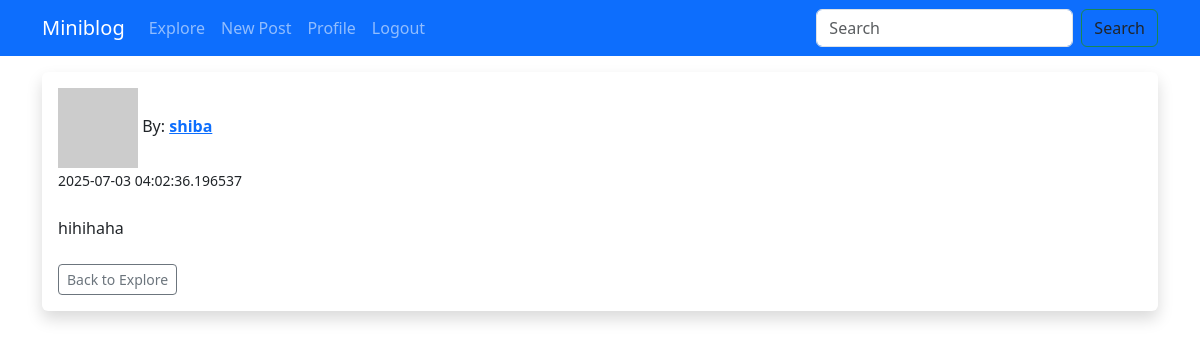
/posts/2 (signed in), run on the app's committed database.
### app/models.py (models this page shows, shortened)
class User(UserMixin, db.Model):
    id: so.Mapped[int] = so.mapped_column(primary_key=True)
    username: so.Mapped[str] = so.mapped_column(sa.String(64), index=True,
                                                unique=True)
    email: so.Mapped[str] = so.mapped_column(sa.String(120), index=True,
                                             unique=True)
    password_hash: so.Mapped[Optional[str]] = so.mapped_column(sa.String(256))
    about_me: so.Mapped[Optional[str]] = so.mapped_column(sa.String(140))
    last_seen: so.Mapped[Optional[datetime]] = so.mapped_column(
        default=lambda: datetime.now(timezone.utc))
    posts: so.WriteOnlyMapped['Post'] = so.relationship(
        back_populates='author')
    is_approved: so.Mapped[bool] = so.mapped_column(default=False)
    role: so.Mapped[str] = so.mapped_column(sa.String(20), default='user')
    def avatar(self, size):
        digest = md5(self.email.lower().encode('utf-8')).hexdigest()
        return f'https://www.gravatar.com/avatar/{digest}?d=identicon&s={size}'
    def is_admin(self) ->bool:
        return self.role == 'admin'

class Post(db.Model):
    id: so.Mapped[int] = so.mapped_column(primary_key=True)
    body: so.Mapped[str] = so.mapped_column(sa.String(140))
    timestamp: so.Mapped[datetime] = so.mapped_column(
        index=True, default=lambda: datetime.now(timezone.utc))
    user_id: so.Mapped[int] = so.mapped_column(sa.ForeignKey(User.id),
                                               index=True)
    author: so.Mapped[User] = so.relationship(back_populates='posts')

### app/routes.py (the view)
@app.route('/posts/<int:id>')
@login_required
def post(id):
    post = Post.query.get_or_404(id)
    return render_template('_post.html', post=post)

### app/forms.py
class SearchForm(FlaskForm):
    searched = StringField('Searched', validators=[DataRequired()])
    submit = SubmitField('Submit')

### app/models.py (called while the page is built)
@login.user_loader
def load_user(id):
    return db.session.get(User, int(id))

### app/routes.py (called while the page is built)
@app.before_request
def before_request():
    if current_user.is_authenticated:
        current_user.last_seen = datetime.now(timezone.utc)
        db.session.commit()

@app.context_processor
def base():
    form = SearchForm()
    return dict(form=form)

### app/templates/_post.html (shortened to what this page needs)
{% extends "base.html" %}
{% block content %}
    <div class="shadow p-3 mb-5 bg-body rounded">
        <img src="{{ post.author.avatar(50) }}"> By: <strong><a href="{{ url_for('user', username=post.author.username) }}">{{ post.author.username}}</a></strong>
        <br/><small>{{ post.timestamp}}</small>
        <br/><br/>
        {{ post.body}}
        <br/><br/>
    <a href="{{ url_for('explore') }}" class="btn btn-outline-secondary btn-sm">Back to Explore</a>
    </div>
    <br/>
{% endblock %}

### data on the page
User: author.username "shiba"
Post: timestamp "2025-07-03 04:02:36.196537", body "hihihaha"
